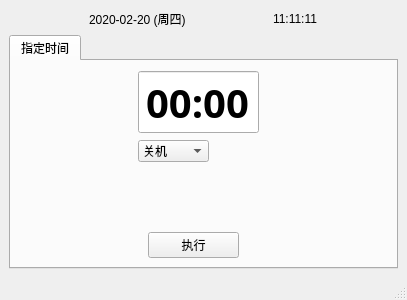
<?xml version="1.0" encoding="UTF-8"?>
<ui version="4.0">
 <class>MainWindow</class>
 <widget class="QMainWindow" name="MainWindow">
  <property name="geometry">
   <rect>
    <x>0</x>
    <y>0</y>
    <width>400</width>
    <height>300</height>
   </rect>
  </property>
  <property name="sizePolicy">
   <sizepolicy hsizetype="Fixed" vsizetype="Fixed">
    <horstretch>0</horstretch>
    <verstretch>0</verstretch>
   </sizepolicy>
  </property>
  <property name="windowTitle">
   <string>关机助手</string>
  </property>
  <property name="windowIcon">
   <iconset>
    <normalon>:/res/icon.png</normalon>
   </iconset>
  </property>
  <property name="toolButtonStyle">
   <enum>Qt::ToolButtonIconOnly</enum>
  </property>
  <property name="tabShape">
   <enum>QTabWidget::Rounded</enum>
  </property>
  <property name="dockNestingEnabled">
   <bool>false</bool>
  </property>
  <widget class="QWidget" name="centralwidget">
   <layout class="QVBoxLayout" name="verticalLayout_2">
    <item>
     <layout class="QVBoxLayout" name="verticalLayout">
      <item>
       <layout class="QHBoxLayout" name="horizontalLayout">
        <item>
         <spacer name="horizontalSpacer_2">
          <property name="orientation">
           <enum>Qt::Horizontal</enum>
          </property>
          <property name="sizeHint" stdset="0">
           <size>
            <width>48</width>
            <height>20</height>
           </size>
          </property>
         </spacer>
        </item>
        <item>
         <widget class="QLabel" name="lbData">
          <property name="text">
           <string>2020-02-20 (周四)</string>
          </property>
          <property name="scaledContents">
           <bool>true</bool>
          </property>
         </widget>
        </item>
        <item>
         <spacer name="horizontalSpacer">
          <property name="orientation">
           <enum>Qt::Horizontal</enum>
          </property>
          <property name="sizeHint" stdset="0">
           <size>
            <width>48</width>
            <height>20</height>
           </size>
          </property>
         </spacer>
        </item>
        <item>
         <widget class="QLabel" name="lbTime">
          <property name="text">
           <string>11:11:11</string>
          </property>
         </widget>
        </item>
        <item>
         <spacer name="horizontalSpacer_3">
          <property name="orientation">
           <enum>Qt::Horizontal</enum>
          </property>
          <property name="sizeHint" stdset="0">
           <size>
            <width>48</width>
            <height>20</height>
           </size>
          </property>
         </spacer>
        </item>
       </layout>
      </item>
      <item>
       <widget class="QTabWidget" name="twMain">
        <property name="currentIndex">
         <number>0</number>
        </property>
        <property name="iconSize">
         <size>
          <width>16</width>
          <height>16</height>
         </size>
        </property>
        <widget class="QWidget" name="tab">
         <attribute name="title">
          <string>指定时间</string>
         </attribute>
         <layout class="QVBoxLayout" name="verticalLayout_3">
          <item>
           <layout class="QHBoxLayout" name="horizontalLayout_2">
            <item>
             <spacer name="horizontalSpacer_4">
              <property name="orientation">
               <enum>Qt::Horizontal</enum>
              </property>
              <property name="sizeType">
               <enum>QSizePolicy::Fixed</enum>
              </property>
              <property name="sizeHint" stdset="0">
               <size>
                <width>118</width>
                <height>20</height>
               </size>
              </property>
             </spacer>
            </item>
            <item>
             <widget class="QTimeEdit" name="teSetTime">
              <property name="font">
               <font>
                <family>Aharoni</family>
                <pointsize>30</pointsize>
                <weight>75</weight>
                <italic>false</italic>
                <bold>true</bold>
               </font>
              </property>
              <property name="wrapping">
               <bool>false</bool>
              </property>
              <property name="frame">
               <bool>true</bool>
              </property>
              <property name="alignment">
               <set>Qt::AlignCenter</set>
              </property>
              <property name="buttonSymbols">
               <enum>QAbstractSpinBox::NoButtons</enum>
              </property>
              <property name="accelerated">
               <bool>false</bool>
              </property>
              <property name="correctionMode">
               <enum>QAbstractSpinBox::CorrectToPreviousValue</enum>
              </property>
              <property name="displayFormat">
               <string>HH:mm</string>
              </property>
              <property name="timeSpec">
               <enum>Qt::LocalTime</enum>
              </property>
             </widget>
            </item>
            <item>
             <spacer name="horizontalSpacer_5">
              <property name="orientation">
               <enum>Qt::Horizontal</enum>
              </property>
              <property name="sizeType">
               <enum>QSizePolicy::Fixed</enum>
              </property>
              <property name="sizeHint" stdset="0">
               <size>
                <width>128</width>
                <height>20</height>
               </size>
              </property>
             </spacer>
            </item>
           </layout>
          </item>
          <item>
           <layout class="QHBoxLayout" name="horizontalLayout_3">
            <item>
             <spacer name="horizontalSpacer_6">
              <property name="orientation">
               <enum>Qt::Horizontal</enum>
              </property>
              <property name="sizeType">
               <enum>QSizePolicy::Fixed</enum>
              </property>
              <property name="sizeHint" stdset="0">
               <size>
                <width>118</width>
                <height>20</height>
               </size>
              </property>
             </spacer>
            </item>
            <item>
             <widget class="QComboBox" name="cbSet">
              <item>
               <property name="text">
                <string>关机</string>
               </property>
              </item>
             </widget>
            </item>
            <item>
             <spacer name="horizontalSpacer_7">
              <property name="orientation">
               <enum>Qt::Horizontal</enum>
              </property>
              <property name="sizeType">
               <enum>QSizePolicy::Fixed</enum>
              </property>
              <property name="sizeHint" stdset="0">
               <size>
                <width>178</width>
                <height>17</height>
               </size>
              </property>
             </spacer>
            </item>
           </layout>
          </item>
          <item>
           <layout class="QHBoxLayout" name="horizontalLayout_9">
            <item>
             <spacer name="horizontalSpacer_8">
              <property name="orientation">
               <enum>Qt::Horizontal</enum>
              </property>
              <property name="sizeType">
               <enum>QSizePolicy::Fixed</enum>
              </property>
              <property name="sizeHint" stdset="0">
               <size>
                <width>118</width>
                <height>20</height>
               </size>
              </property>
             </spacer>
            </item>
            <item>
             <widget class="QLabel" name="txtTip">
              <property name="text">
               <string/>
              </property>
              <property name="textFormat">
               <enum>Qt::AutoText</enum>
              </property>
              <property name="alignment">
               <set>Qt::AlignLeading|Qt::AlignLeft|Qt::AlignTop</set>
              </property>
              <property name="wordWrap">
               <bool>false</bool>
              </property>
             </widget>
            </item>
            <item>
             <spacer name="horizontalSpacer_9">
              <property name="orientation">
               <enum>Qt::Horizontal</enum>
              </property>
              <property name="sizeType">
               <enum>QSizePolicy::Fixed</enum>
              </property>
              <property name="sizeHint" stdset="0">
               <size>
                <width>58</width>
                <height>20</height>
               </size>
              </property>
             </spacer>
            </item>
           </layout>
          </item>
          <item>
           <layout class="QHBoxLayout" name="horizontalLayout_5">
            <item>
             <spacer name="horizontalSpacer_10">
              <property name="orientation">
               <enum>Qt::Horizontal</enum>
              </property>
              <property name="sizeType">
               <enum>QSizePolicy::Fixed</enum>
              </property>
              <property name="sizeHint" stdset="0">
               <size>
                <width>128</width>
                <height>20</height>
               </size>
              </property>
             </spacer>
            </item>
            <item>
             <widget class="QPushButton" name="pbDo">
              <property name="font">
               <font>
                <family>Segoe UI</family>
                <underline>false</underline>
               </font>
              </property>
              <property name="text">
               <string>执行</string>
              </property>
             </widget>
            </item>
            <item>
             <spacer name="horizontalSpacer_11">
              <property name="orientation">
               <enum>Qt::Horizontal</enum>
              </property>
              <property name="sizeType">
               <enum>QSizePolicy::Fixed</enum>
              </property>
              <property name="sizeHint" stdset="0">
               <size>
                <width>148</width>
                <height>20</height>
               </size>
              </property>
             </spacer>
            </item>
           </layout>
          </item>
         </layout>
        </widget>
       </widget>
      </item>
     </layout>
    </item>
   </layout>
  </widget>
  <widget class="QMenuBar" name="menubar">
   <property name="geometry">
    <rect>
     <x>0</x>
     <y>0</y>
     <width>400</width>
     <height>23</height>
    </rect>
   </property>
  </widget>
  <widget class="QStatusBar" name="statusbar"/>
 </widget>
 <resources>
  <include location="../qrcpy/main_qrc.qrc"/>
 </resources>
 <connections/>
</ui>
